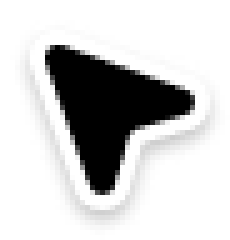
#> input picture artifacts/silo-fresh-film/assets/codex-agent-cursor.png, 46 x 48 px (shown 5 times larger)
$ python animatic_b.py assets/codex-agent-cursor.png
#> lines starting #> are read from the running program, lines starting #| are printed output that depends on the picture
"""B: independent workspaces. Disposable 10.8s, deterministic, seekable animatic.
Run: bundled-python animatic_b.py [--stills]. Illustration only, no live VM use.
"""
from PIL import Image, ImageDraw, ImageFont, ImageFilter
import numpy as np
from pathlib import Path
import math,subprocess,sys
ROOT=Path(__file__).resolve().parent;OUT=ROOT/'render-b';OUT.mkdir(exist_ok=True)
W,H=1920,1080;FPS=60;DURATION=10.8
INK='#202329';PAPER='#efefeb';ORANGE='#ff9f0a';GREEN='#238364'
fonts={}
def font(n,b=False,m=False):
 k=(round(n),b,m)
 if k not in fonts:fonts[k]=ImageFont.truetype('/System/Library/Fonts/Menlo.ttc' if m else '/System/Library/Fonts/HelveticaNeue.ttc',round(n),index=0 if m else int(b))
 return fonts[k]
def txt(im,x,y,s,n=32,c=INK,b=False,m=False,a=None):ImageDraw.Draw(im).text((x,y),s,font=font(n,b,m),fill=c,anchor=a)
def rr(im,box,r,c,o=None,w=1):ImageDraw.Draw(im).rounded_rectangle(box,r,fill=c,outline=o,width=w)
def ln(im,pts,c,w=2):ImageDraw.Draw(im).line(pts,fill=c,width=w,joint='curve')
def el(im,box,c):ImageDraw.Draw(im).ellipse(box,fill=c)
def ease(t):t=max(0,min(1,t));return t*t*t*(t*(6*t-15)+10)
def p(t,a,b):return ease((t-a)/(b-a))
def lerp(a,b,t):return a+(b-a)*t
def quad(a,b,t):return [(lerp(x,u,t),lerp(y,v,t)) for (x,y),(u,v) in zip(a,b)]
def warp(im,src,q):
 A=[];B=[]
 for (x,y),(u,v) in zip(q,[(0,0),(src.width,0),(src.width,src.height),(0,src.height)]):
  A.extend([[x,y,1,0,0,0,-u*x,-u*y],[0,0,0,x,y,1,-v*x,-v*y]]);B.extend([u,v])
 c=np.linalg.solve(np.array(A),np.array(B));im.alpha_composite(src.transform((W,H),Image.Transform.PERSPECTIVE,c,Image.Resampling.BICUBIC))
def human(im,x,y):
 pts=[(0,0),(0,36),(10,26),(19,44),(26,40),(17,22),(32,22)]
 ImageDraw.Draw(im).polygon([(x+a,y+b) for a,b in pts],fill='#fdfdfb',outline='#22262b',width=2)
CURSOR=Image.open(ROOT/'assets/codex-agent-cursor.png').convert('RGBA')
#> CURSOR is the input picture: PIL image 46x48 RGBA; mean R, G, B, A 53.9, 53.9, 53.9, 88.6
def agent(im,x,y):
 c=CURSOR.resize((42,44),Image.Resampling.LANCZOS)
 glow=Image.new('RGBA',(68,70),'#339cff');mask=Image.new('L',(68,70));mask.paste(c.getchannel('A'),(13,13));mask=mask.filter(ImageFilter.GaussianBlur(6));glow.putalpha(mask.point(lambda a:min(180,a*2)))
 im.alpha_composite(glow,(round(x)-13,round(y)-13));im.alpha_composite(c,(round(x),round(y)))
def server(im,x,y,c='#5f6771'):
 for yy in [y,y+23]:rr(im,(x,yy,x+40,yy+15),3,None,c,2);el(im,(x+7,yy+5,x+11,yy+9),c)
def mark(im,x,y,s):
 for r,start,end,c in [(.46,28,276,INK),(.305,110,372,INK),(.153,155,425,ORANGE)]:ImageDraw.Draw(im).arc((x+s*(.5-r),y+s*(.5-r),x+s*(.5+r),y+s*(.5+r)),start,end,fill=c,width=max(2,round(s*.082)))
def check(im,x,y,s=1,c=GREEN):ln(im,[(x,y+10*s),(x+10*s,y+20*s),(x+31*s,y-5*s)],c,max(2,round(5*s)))

def notes(t):
 im=Image.new('RGBA',(800,780),'#fcfcf9');d=ImageDraw.Draw(im)
 rr(im,(0,0,800,66),0,'#f1f1ed');txt(im,38,19,'Notes',25,'#656b71',True)
 for x in [680,713,746]:el(im,(x,27,x+11,38),'#b7bcb9')
 txt(im,60,105,'Today',67,INK,True)
 txt(im,62,197,'One thing at a time.',27,'#7c8383')
 # Human continues a drag while the guest consumes its own entire workspace.
 drag=p(t,1.72,3.04);cy=lerp(282,598,drag)
 if t<3.12:
  rr(im,(58,282,742,395),13,'#f2f2ee','#e3e5df',2)
  txt(im,88,324,'Release notes',37,'#b4bab5',True)
 remaining_y=lerp(414,282,p(t,3.12,3.7))
 rr(im,(58,remaining_y,742,remaining_y+113),13,'#f3f3ef')
 txt(im,89,remaining_y+39,'Record demo',37,'#646e6a',True)
 txt(im,60,556,'DONE',23,'#7b8681',True)
 if drag>0:
  rr(im,(58,598,742,711),13,'#e8eeea','#bdcdc2',2)
 # Dragged item remains a stable physical object during simultaneous action.
 dx=14*math.sin(math.pi*drag)
 rr(im,(58+dx,cy,742+dx,cy+113),13,'#fffefa','#c4cbc3',2)
 if drag>.99:
  check(im,89,cy+49,1.1);txt(im,146,cy+35,'Release notes',37,INK,True)
 else:txt(im,89+dx,cy+35,'Release notes',37,INK,True)
 hx=lerp(660,560,p(t,.75,1.7))+dx;hy=lerp(228,340,p(t,.75,1.7))+316*drag
 if t>3.3:hx=lerp(hx,603,p(t,3.3,4.1));hy=lerp(hy,485,p(t,3.3,4.1))
 human(im,hx,hy)
 return im

def report(t,w=810,h=624):
 im=Image.new('RGBA',(w,h),'#fefdf9');d=ImageDraw.Draw(im)
 rr(im,(0,0,w,63),0,'#f4f4f0');txt(im,30,20,'reports.local',21,'#676f72',m=True)
 # Explicit browser maximize target.
 rr(im,(w-85,20,w-61,44),3,None,'#697276',2);ln(im,[(w-40,24),(w-24,40)],'#697276',2);ln(im,[(w-24,24),(w-40,40)],'#697276',2)
 txt(im,43,96,'Weekly report',48,INK,True)
 last=t>=4.35
 rr(im,(43,172,358,237),9,'#f0f0e9','#d8dcd3',2)
 txt(im,63,190,'Last week' if last else 'This week',30,INK,True)
 ln(im,[(314,198),(326,210),(338,198)],'#67716e',3)
 # Quantitative consequence of choosing the requested period, not decoration.
 chart_top=278;chart_bottom=h-133;chart_h=max(80,chart_bottom-chart_top)
 vals=[lerp(a,b,p(t,4.35,4.9)) for a,b in zip([.36,.75,.51],[.8,.45,.91])]
 widths=(w-150)/3
 for i,v in enumerate(vals):
  x=55+i*widths;barh=chart_h*v
  rr(im,(x,chart_bottom-barh,x+widths-31,chart_bottom),8,ORANGE if last else '#b8c0b8')
  txt(im,x+8,chart_bottom+15,['Mon','Wed','Fri'][i],23,'#7e8680')
 if 3.66<t<4.35:
  # Native-looking two-item menu, large enough to read at half size.
  rr(im,(43,242,358,365),9,'#fffefa','#c2c8c1',2)
  txt(im,67,253,'This week',28,'#727b75');rr(im,(51,304,350,357),6,'#e9eee8');txt(im,67,310,'Last week',28,INK,True)
 if t<5.6:
  rr(im,(w-300,h-88,w-42,h-27),10,INK)
  txt(im,w-171,h-59,'Export CSV',27,'#fffefa',True,a='mm')
 else:
  # Output is saved inside the guest, never passed to the human's Notes.
  rr(im,(30,h-98,w-30,h-17),11,'#e4eee6','#c2d5c4',2)
  check(im,53,h-67,.84);txt(im,103,h-78,'report.csv',32,INK,True);txt(im,w-57,h-61,'Saved',25,GREEN,a='rm')
 return im

def guest(t):
 im=Image.new('RGBA',(890,780),'#303a3f');d=ImageDraw.Draw(im)
 # This rail is the same Silo VM row that opened the workspace.
 rr(im,(0,0,890,92),0,'#fbfbf8');ln(im,[(0,91),(890,91)],'#a5afa9',2)
 server(im,26,24);txt(im,91,19,'studio',37,INK,True)
 rr(im,(247,25,446,63),18,'#eaece7');txt(im,346,44,'Office Mac',24,'#66726b',a='mm')
 el(im,(473,37,487,51),GREEN);txt(im,503,28,'Running',24,'#717c76')
 txt(im,849,45,'Linux',23,'#717c76',a='rm')
 # Browser grows only within the VM. No part can cross the rail or left boundary.
 grow=p(t,1.96,2.79)
 x=lerp(91,0,grow);y=lerp(218,92,grow);ww=round(lerp(704,890,grow));hh=round(lerp(468,688,grow))
 # Task belongs to the configured agent, before its browser takes the whole VM.
 if grow<1:
  txt(im,45,124,'Export last week’s report.',33,'#e7efeb',True)
 b=report(t,ww,hh);im.alpha_composite(b,(round(x),round(y)))
 # Blue official cursor performs maximize, select period, export.
 ax=lerp(600,721,p(t,1.0,1.93));ay=lerp(529,251,p(t,1.0,1.93))
 if t>=1.96:
  ax=lerp(721,245,p(t,2.83,3.57));ay=lerp(251,299,p(t,2.83,3.57))
 if t>=3.66:
  ax=245;ay=lerp(299,421,p(t,3.8,4.27))
 if t>=4.35:
  ax=lerp(245,751,p(t,4.73,5.43));ay=lerp(421,723,p(t,4.73,5.43))
 if t>=5.6:ax=lerp(751,809,p(t,5.6,6.0));ay=lerp(723,637,p(t,5.6,6.0))
 agent(im,ax,ay)
 return im

def chassis(im,q,kind,r):
 a,b,c,d=q;dr=ImageDraw.Draw(im)
 rimsize=lerp(1,12,r)
 rim=[(a[0]-rimsize,a[1]-rimsize),(b[0]+rimsize,b[1]-rimsize),(c[0]+rimsize,c[1]+rimsize),(d[0]-rimsize,d[1]+rimsize)]
 dr.polygon(rim,fill='#373e42')
 if kind=='laptop':
  base=[(d[0]-12*r,d[1]+13*r),(c[0]+12*r,c[1]+13*r),(c[0]+77*r,c[1]+89*r),(d[0]-89*r,d[1]+89*r)]
  dr.polygon(base,fill='#b9beba');ln(im,[base[2],base[3]],'#868e8a',5)
  for i in range(4):ln(im,[(d[0]+30-i*9,d[1]+(28+i*10)*r),(c[0]-18+i*8,c[1]+(28+i*10)*r)],'#8f9994',3)
 else:
  mx=(d[0]+c[0])/2;my=(d[1]+c[1])/2
  dr.polygon([(mx-35,my+12*r),(mx+35,my+12*r),(mx+43,my+94*r),(mx-43,my+94*r)],fill='#afb8b2')
  rr(im,(mx-123,my+89*r,mx+123,my+106*r),8,'#959f99')
  # Unbranded small host rests beside its screen, clearly separate from the laptop.
  rr(im,(c[0]-83,c[1]+57,c[0]+47,c[1]+105),8,'#c3c9c4','#a3ada6',2);el(im,(c[0]+23,c[1]+79,c[0]+31,c[1]+87),GREEN)

def frame(t):
 im=Image.new('RGBA',(W,H),PAPER);reveal=p(t,6.43,8.64)
 nq0=[(102,204),(872,204),(872,955),(102,955)]
 nq1=[(164,373),(997,338),(1010,844),(185,883)]
 gq0=[(940,204),(1828,204),(1828,982),(940,982)]
 gq1=[(1240,373),(1783,401),(1783,838),(1240,810)]
 nq=quad(nq0,nq1,reveal);gq=quad(gq0,gq1,reveal)
 # Desktop opening is not a dissolve: the original VM row is the expanding boundary.
 unfold=p(t,.1,1.35)
 if reveal:
  sh=Image.new('RGBA',(W,H));sd=ImageDraw.Draw(sh);sd.ellipse((109,899,1095,1004),fill=(30,40,34,36));sd.ellipse((1130,897,1890,974),fill=(30,40,34,30));im.alpha_composite(sh.filter(ImageFilter.GaussianBlur(24)))
  chassis(im,nq,'laptop',reveal);chassis(im,gq,'desktop',reveal)
 # Revealing the laptop also reveals the rest of its desktop. Preserve note proportions.
 nw=round(lerp(800,1280,reveal));local=Image.new('RGBA',(nw,780),'#e3e7e1');local.alpha_composite(notes(t),(0,0))
 if nw>875:
  rr(local,(831,32,nw-20,260),12,'#fbfbf8')
  mark(local,850,54,34);txt(local,898,57,'Silo',28,INK,True)
  if nw>1000:
   server(local,851,133);txt(local,909,128,'studio',29,INK,True);txt(local,851,191,'Office Mac',23,'#778477');el(local,(nw-62,194,nw-49,207),GREEN)
 warp(im,local,nq)
 if t<1.35:
  # Silo's surrounding pane visibly yields to the selected row as it becomes the rail.
  layer=Image.new('RGBA',(W,H));mark(layer,986,300,55);txt(layer,1058,299,'Silo',49,INK,True)
  layer.putalpha(layer.getchannel('A').point(lambda a:round(a*(1-p(t,.18,.78)))));im.alpha_composite(layer)
  rowy=lerp(444,204,unfold);bottom=lerp(558,982,unfold)
  # Reveal guest contents by cropping, not scaling text vertically.
  height=round(bottom-rowy)
  panel=Image.new('RGBA',(890,max(92,height)),'#303a3f')
  whole=guest(t);panel.alpha_composite(whole.crop((0,0,890,min(780,height))))
  q=[(940,rowy),(1828,rowy),(1828,bottom),(940,bottom)]
  warp(im,panel,q)
 else:warp(im,guest(t),gq)
 # Traceable rail / boundary, continuous from Silo row to remote computer.
 if t>=1.35 and reveal<1:
  ln(im,[(gq[0][0]-4,gq[0][1]),(gq[3][0]-4,gq[3][1])],'#738178',4)
 # Brief identity labels carry the relationship rather than narrating the clicks.
 txt(im,lerp(104,164,reveal),lerp(107,252,reveal),'Your desktop' if reveal<.55 else 'Your laptop',53,INK,True)
 if t<6.43:
  txt(im,940,107,'Agent’s computer',53,INK,True)
 else:
  txt(im,lerp(940,1240,reveal),lerp(107,268,reveal),'Office Mac' if reveal>.55 else 'Agent’s computer',49,INK,True)
  if reveal>.8:txt(im,1241,329,'studio · Linux VM',27,'#758278')
 return im.convert('RGB')

TIMES=[0,.65,1.35,1.97,2.35,2.9,3.55,4.15,4.9,5.75,6.6,7.65,8.7,10.1]
for t in TIMES:frame(t).save(OUT/f'still-{t:05.2f}.jpg',quality=93)
#> this loop made 14 passes
#> pass 1, in frame, `local = Image.new('RGBA', (nw, 780), '#e3e7e1')`:
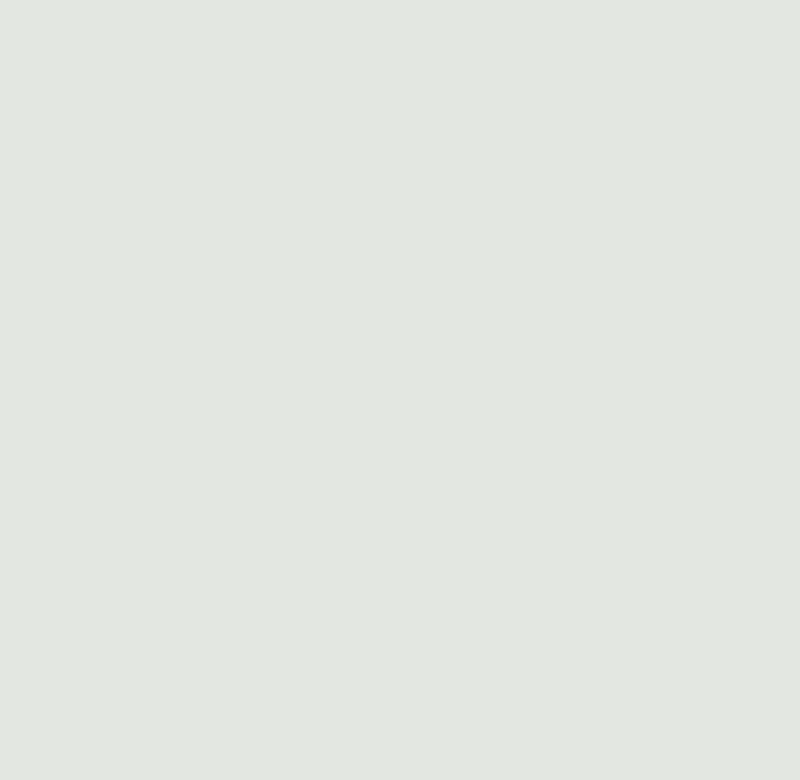
#> local: PIL image 800x780 RGBA; mean R, G, B, A 227, 231, 225, 255
sheet=Image.new('RGB',(1920,1080),PAPER)
for i,t in enumerate(TIMES):
 f=frame(t).resize((480,270),Image.Resampling.LANCZOS);txt(f,10,10,f'{t:.2f}s',16,'#77877c',True);sheet.paste(f,((i%4)*480,(i//4)*270))
#> this loop made 14 passes
#> pass 1, in frame (call 15), `panel=Image.new('RGBA',(890,max(92,height)),'#303a3f')`:
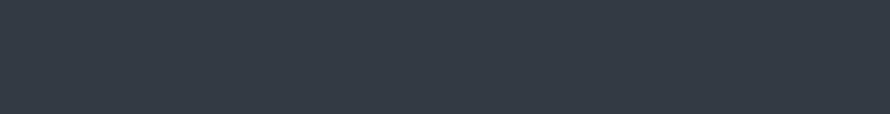
#> panel: PIL image 890x114 RGBA; mean R, G, B, A 48, 58, 63, 255
#> pass 1, in guest (call 15), `im = Image.new('RGBA', (890, 780), '#303a3f')`:
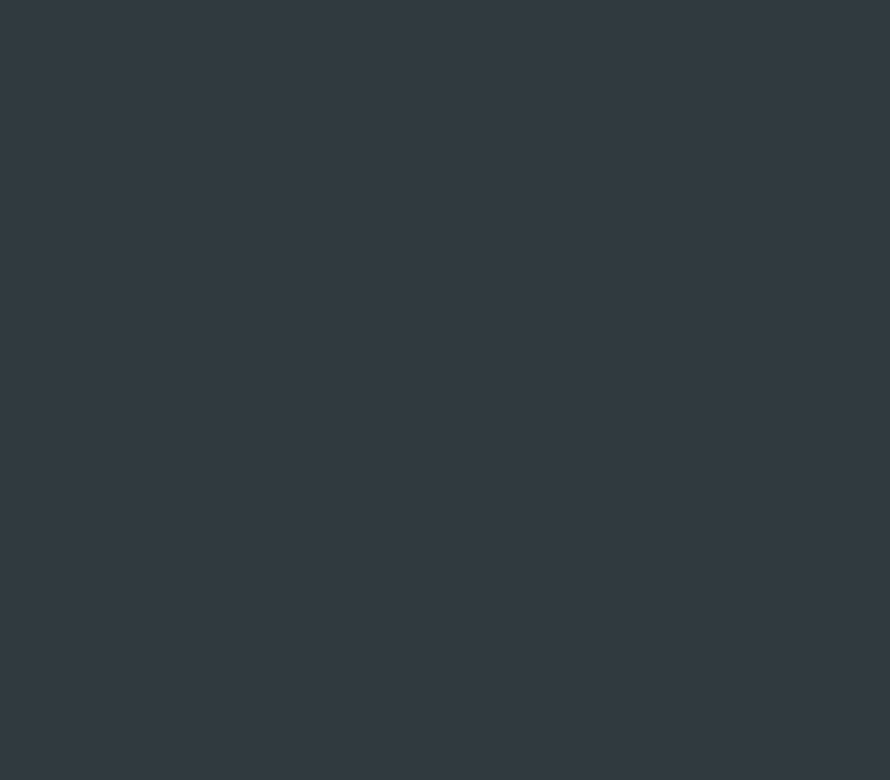
#> im: PIL image 890x780 RGBA; mean R, G, B, A 48, 58, 63, 255
#> pass 1, in report (call 15), `im = Image.new('RGBA', (w, h), '#fefdf9')`:
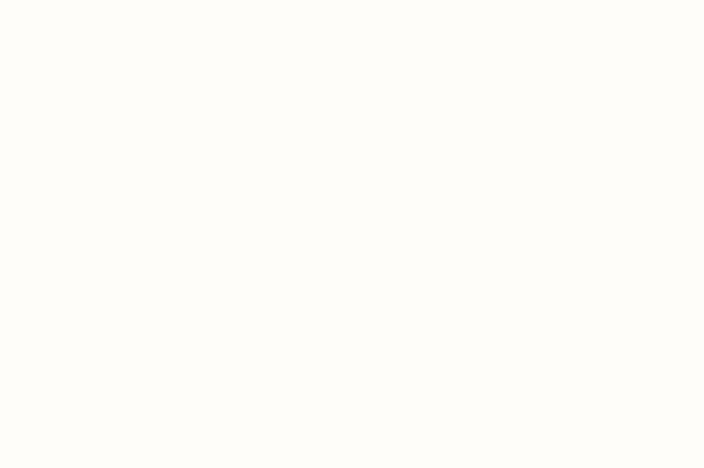
#> im: PIL image 704x468 RGBA; mean R, G, B, A 254, 253, 249, 255
#> pass 1, in guest (call 15), `b = report(t, ww, hh)`:
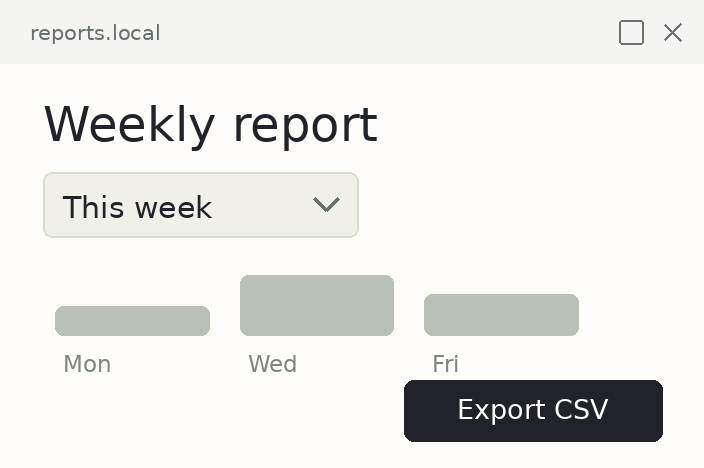
#> b: PIL image 704x468 RGBA; mean R, G, B, A 233.5, 233.5, 229.7, 255
#> after the loop:
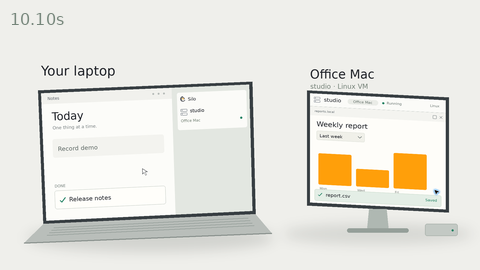
#> f: PIL image 480x270 RGB; mean R, G, B 230.6, 229.4, 222.5
#> after the loop:
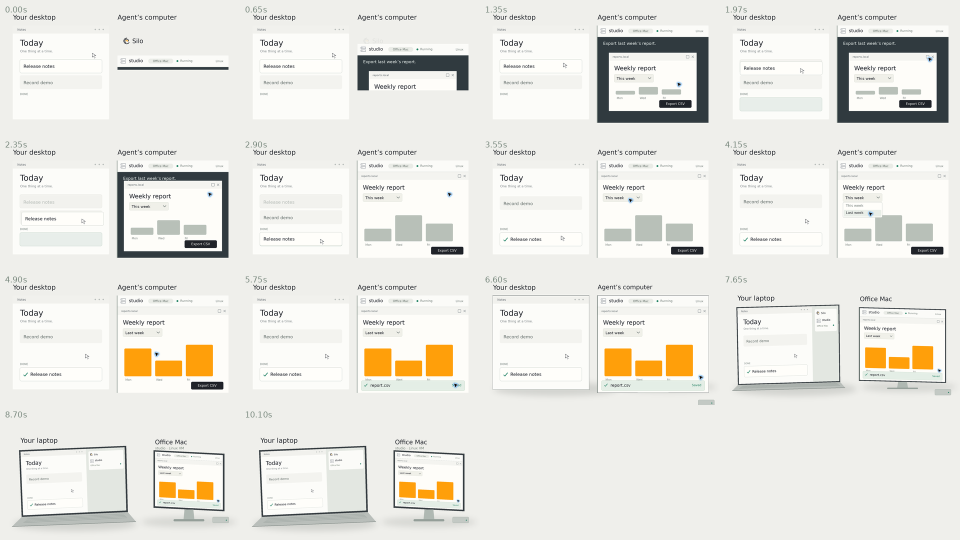
#> sheet: PIL image 1920x1080 RGB (shown at 1/2 size); mean R, G, B 233, 232, 226.1
sheet.save(OUT/'contact-sheet.jpg',quality=94)
if '--stills' in sys.argv:sys.exit()
#> (the run stopped early here; a loop or call above may not have finished)
